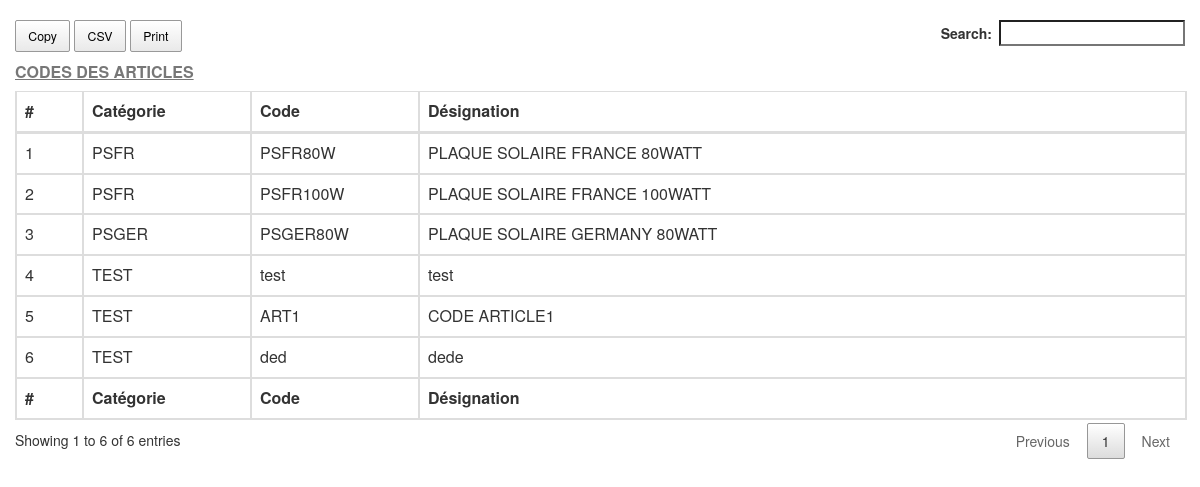
/popup_art.php, run on the app's committed database.
### tables this page shows
CREATE TABLE IF NOT EXISTS `article` (
`idArticle` int(10) NOT NULL,
  `codeArticle` varchar(20) NOT NULL,
  `designationArticle` varchar(150) NOT NULL,
  `codeBarArticle` varchar(20) NOT NULL,
  `prixMinArticle` double NOT NULL,
  `seuilArticle` int(3) NOT NULL,
  `qteStockArticle` int(6) NOT NULL,
  `article_codeTypeA` varchar(20) NOT NULL,
  `statutArticle` varchar(5) NOT NULL
);

### php/fonction.php (called while the page is built, shortened)
<?php
	require 'connexion.php';
	function SQLSelect($sql)
	{
		$bdd = new DB();
		$req = $bdd->db->prepare($sql);
		$req->execute();
		if($req)
			return $req->fetchAll(PDO::FETCH_OBJ);
		else
			return false;
	}

### php/connexion.php (called while the page is built, shortened)
<?php
class DB
{
	private $host = 'localhost';
	private $user = 'root';
	private $pass = '';
	private $db_name = 'bd_gestockevent24';
	public function __construct($host=null, $user=null, $pass=null, $db_name=null)
	{
		try
		{
			$this->db = new PDO ('mysql:host='.$this->host.';dbname='.$this->db_name, $this->user, $this->pass, array(
				PDO::MYSQL_ATTR_INIT_COMMAND => 'SET NAMES UTF8',
				PDO::ATTR_ERRMODE => PDO::ERRMODE_WARNING));
		}
		catch(PDOException $e)
		{
			die("<font color=\"red\">Impossible de se connecter à la base de données!</font>");
		}
	}
}

### popup_art.php (the view, shortened to what this page needs)
<?php
	require_once('php/fonction.php');
	$arts = SQLSelect("SELECT * FROM article WHERE statutArticle='ON' ORDER BY article_codeTypeA");
	$nl = 1;
?>
<!DOCTYPE>
<html>
	<head>
		<link rel="stylesheet" type="text/css" href="datatables/jquery.dataTables.min.css" />
		<link rel="stylesheet" type="text/css" href="datatables/bootstrap.css"/>
		<link rel="stylesheet" type="text/css" href="datatables/buttons.dataTables.min.css" />
	</head>
	<body>
	<div class="col-lg-12">
		<br>
		<table class="table table-bordered" id="codeart">
			<caption><b><u>CODES DES ARTICLES</u></b></caption>
			<thead>
				<tr>
					<th>#</th>
					<th style="width:150px">Catégorie</th>
					<th style="width:150px">Code</th>
					<th>Désignation</th>
				</tr>
			</thead>
			<tfoot>
				<tr>
					<th>#</th>
					<th style="width:150px">Catégorie</th>
					<th style="width:150px">Code</th>
					<th>Désignation</th>
				</tr>
			</tfoot>
			<tbody>
				<?php
					if(empty($arts))
					{
				?>
						<tr>
							<td colspan="4">Aucun article dans la base</td>
						</tr>
				<?php
					}
					else
					{
						foreach($arts as $art):
				?>
							<tr>
								<td><?=$nl++;?></td>
								<td><?=$art->article_codeTypeA;?></td>
								<td><?=$art->codeArticle;?></td>
								<td><?=$art->designationArticle;?></td>
							</tr>
				<?php
						endforeach;
					}
				?>
			</tbody>
		</table>
	</div>
	</body>
</html>

### data on the page
article: article_codeTypeA "PSFR", codeArticle "PSFR80W", designationArticle "PLAQUE SOLAIRE FRANCE 80WATT"
article: article_codeTypeA "PSFR", codeArticle "PSFR100W", designationArticle "PLAQUE SOLAIRE FRANCE 100WATT"
article: article_codeTypeA "PSGER", codeArticle "PSGER80W", designationArticle "PLAQUE SOLAIRE GERMANY 80WATT"
article: article_codeTypeA "TEST", codeArticle "test", designationArticle "test"
article: article_codeTypeA "TEST", codeArticle "ART1", designationArticle "CODE ARTICLE1"
article: article_codeTypeA "TEST", codeArticle "ded", designationArticle "dede"
